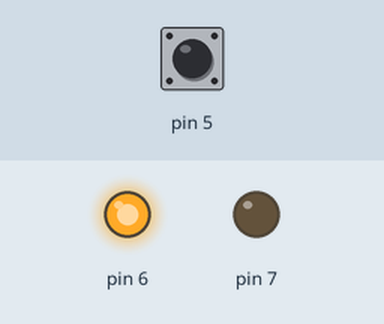
Simulated run of this sketch. Board: Arduino Uno, built with avr-gcc and run on an emulated ATmega328P. On the bench: output pins drawn as LEDs (lit = HIGH). The test bench sets the inputs (shaded band); at power-on: pin 5 LOW. What the sketch prints to the serial monitor is not drawn.

Above: at 1.25 s.
1.3 s: pin 5 pulsed HIGH 2 times (0.12 s each, 0.3 s apart)
At 1.55 s:
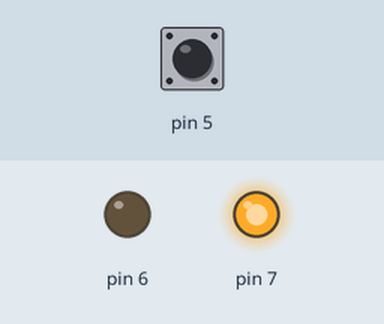
At 2.0 s:
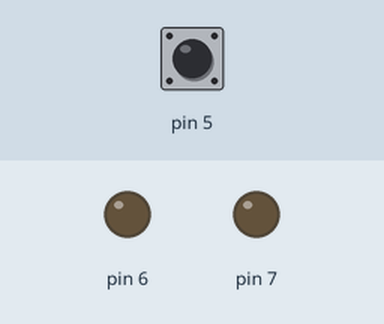
Timing chart, 0 to 10.3 s (numbered marks = the images above; inputs shaded):
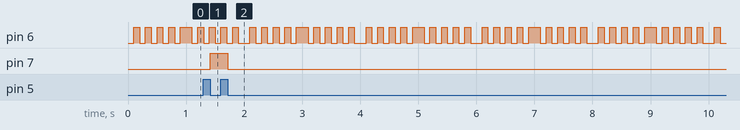

The sketch:

titasking_usando_millis_____Pr_ctica_-_Arduino_720P_HD__1_ca.ino
```cpp
//minuto 39.52 Multitasking usando millis()   Práctica - Arduino(720P_HD)_1
//minuto 56.18 Multitasking usando millis()   Práctica - Arduino(720P_HD)_1
unsigned long tiempoactual = 0;
unsigned long tiempoactual2 = 0;
int lecturaboton_old = 0;

int second = 56;
int minute = 32;
int hour = 0;


void setup() {
  // put your setup code here, to run once:
  Serial.begin(9600);
  pinMode(6, OUTPUT);
  pinMode(5, INPUT);
  pinMode(7, OUTPUT);
}

void loop() {
  // put your main code here, to run repeatedly:
  int lecturaboton = digitalRead(5);
 // Serial.println(lecturaboton);


  if(lecturaboton != lecturaboton_old){
      if(lecturaboton == 0){
          int lecturaled7 = digitalRead(7);
          digitalWrite(7, !lecturaled7);
      }


   }
  //return; para comprobar que va bien el pulsador  : me da 1 si pulso 0

  lecturaboton_old = lecturaboton;


  if(millis()>= tiempoactual + 1000){
    tiempoactual = millis();
    tiempo();
    parpadeo();
    }
  if(millis()>= tiempoactual2 + 100){
      tiempoactual2 = millis();
      parpadeo();

    }
}

void parpadeo(){
  int lecturaled = digitalRead(6);
  digitalWrite(6,!lecturaled); //si ecribo un 0 me pone un 1 on y al reves anterior
}

void tiempo(){
      second++;
    if(second == 60){
       second = 0;
       minute++;
    }


    if(minute == 60){
      minute = 0;
      hour++;
    }
    if(hour == 24){
      hour = 0;
    }
    Serial.print(hour);
    Serial.print(":");
    Serial.print(minute);
    Serial.print(":");
    Serial.println(second);
}
```

Measured:
- after the input at 1.3 s, pin 7: LOW → HIGH after 0.12 s, → LOW 0.30 s later
- by itself, pin 6: repeats every 2.0 s: 2 × (HIGH 0.10 s, LOW 0.10 s), HIGH 0.10 s, LOW 0.20 s, 4 × (HIGH 0.10 s, LOW 0.10 s), HIGH 0.20 s, LOW 0.10 s, HIGH 0.10 s, LOW 0.10 s
